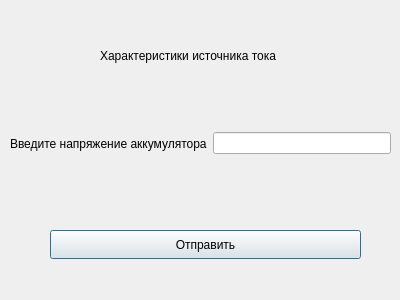
<?xml version="1.0" encoding="UTF-8"?>
<ui version="4.0">
 <class>Voltage_form</class>
 <widget class="QDialog" name="Voltage_form">
  <property name="geometry">
   <rect>
    <x>0</x>
    <y>0</y>
    <width>400</width>
    <height>300</height>
   </rect>
  </property>
  <property name="windowTitle">
   <string>Dialog</string>
  </property>
  <widget class="QWidget" name="horizontalLayoutWidget">
   <property name="geometry">
    <rect>
     <x>10</x>
     <y>100</y>
     <width>381</width>
     <height>87</height>
    </rect>
   </property>
   <layout class="QHBoxLayout" name="horizontalLayout">
    <item>
     <widget class="QLabel" name="label">
      <property name="text">
       <string>Введите напряжение аккумулятора</string>
      </property>
     </widget>
    </item>
    <item>
     <widget class="QLineEdit" name="lineEdit"/>
    </item>
   </layout>
  </widget>
  <widget class="QLabel" name="label_2">
   <property name="geometry">
    <rect>
     <x>100</x>
     <y>30</y>
     <width>251</width>
     <height>51</height>
    </rect>
   </property>
   <property name="text">
    <string>Характеристики источника тока</string>
   </property>
  </widget>
  <widget class="QPushButton" name="pushButton">
   <property name="geometry">
    <rect>
     <x>50</x>
     <y>230</y>
     <width>311</width>
     <height>29</height>
    </rect>
   </property>
   <property name="text">
    <string>Отправить</string>
   </property>
  </widget>
 </widget>
 <resources/>
 <connections/>
</ui>
